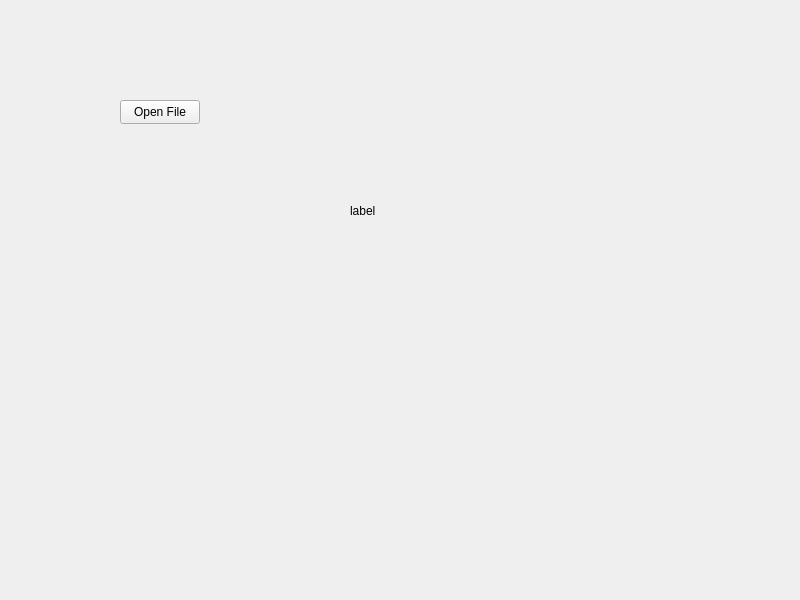
<?xml version="1.0" encoding="UTF-8"?>
<ui version="4.0">
 <class>Login</class>
 <widget class="QMainWindow" name="Login">
  <property name="geometry">
   <rect>
    <x>0</x>
    <y>0</y>
    <width>800</width>
    <height>600</height>
   </rect>
  </property>
  <property name="windowTitle">
   <string>Login</string>
  </property>
  <widget class="QWidget" name="centralwidget">
   <widget class="QPushButton" name="pushButton">
    <property name="geometry">
     <rect>
      <x>120</x>
      <y>100</y>
      <width>80</width>
      <height>24</height>
     </rect>
    </property>
    <property name="text">
     <string>Open File</string>
    </property>
   </widget>
   <widget class="QLabel" name="img_test">
    <property name="geometry">
     <rect>
      <x>350</x>
      <y>90</y>
      <width>301</width>
      <height>241</height>
     </rect>
    </property>
    <property name="text">
     <string>label</string>
    </property>
   </widget>
  </widget>
 </widget>
 <resources/>
 <connections/>
</ui>
